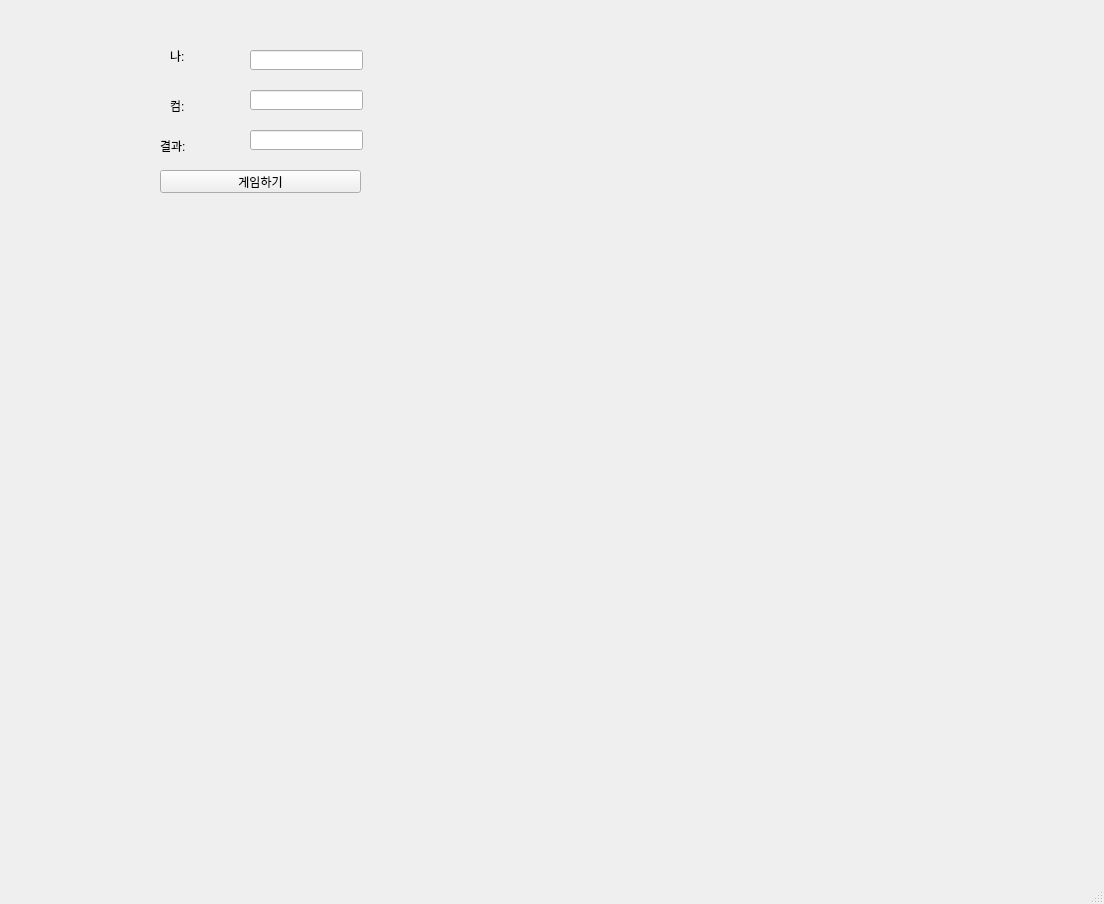
<?xml version="1.0" encoding="UTF-8"?>
<ui version="4.0">
 <class>MainWindow</class>
 <widget class="QMainWindow" name="MainWindow">
  <property name="geometry">
   <rect>
    <x>0</x>
    <y>0</y>
    <width>1104</width>
    <height>904</height>
   </rect>
  </property>
  <property name="windowTitle">
   <string>MainWindow</string>
  </property>
  <widget class="QWidget" name="centralwidget">
   <widget class="QLabel" name="lablCom">
    <property name="geometry">
     <rect>
      <x>170</x>
      <y>50</y>
      <width>56</width>
      <height>12</height>
     </rect>
    </property>
    <property name="text">
     <string>나:</string>
    </property>
   </widget>
   <widget class="QLabel" name="lblMine">
    <property name="geometry">
     <rect>
      <x>170</x>
      <y>100</y>
      <width>56</width>
      <height>12</height>
     </rect>
    </property>
    <property name="text">
     <string>컴:</string>
    </property>
   </widget>
   <widget class="QLabel" name="lblResult">
    <property name="geometry">
     <rect>
      <x>160</x>
      <y>140</y>
      <width>56</width>
      <height>12</height>
     </rect>
    </property>
    <property name="text">
     <string>결과:</string>
    </property>
   </widget>
   <widget class="QPushButton" name="pb">
    <property name="geometry">
     <rect>
      <x>160</x>
      <y>170</y>
      <width>201</width>
      <height>23</height>
     </rect>
    </property>
    <property name="text">
     <string>게임하기</string>
    </property>
   </widget>
   <widget class="QLineEdit" name="le_mine">
    <property name="geometry">
     <rect>
      <x>250</x>
      <y>50</y>
      <width>113</width>
      <height>20</height>
     </rect>
    </property>
   </widget>
   <widget class="QLineEdit" name="le_com">
    <property name="geometry">
     <rect>
      <x>250</x>
      <y>90</y>
      <width>113</width>
      <height>20</height>
     </rect>
    </property>
   </widget>
   <widget class="QLineEdit" name="le_result">
    <property name="geometry">
     <rect>
      <x>250</x>
      <y>130</y>
      <width>113</width>
      <height>20</height>
     </rect>
    </property>
   </widget>
  </widget>
  <widget class="QMenuBar" name="menubar">
   <property name="geometry">
    <rect>
     <x>0</x>
     <y>0</y>
     <width>1104</width>
     <height>21</height>
    </rect>
   </property>
  </widget>
  <widget class="QStatusBar" name="statusbar"/>
 </widget>
 <resources/>
 <connections/>
</ui>
